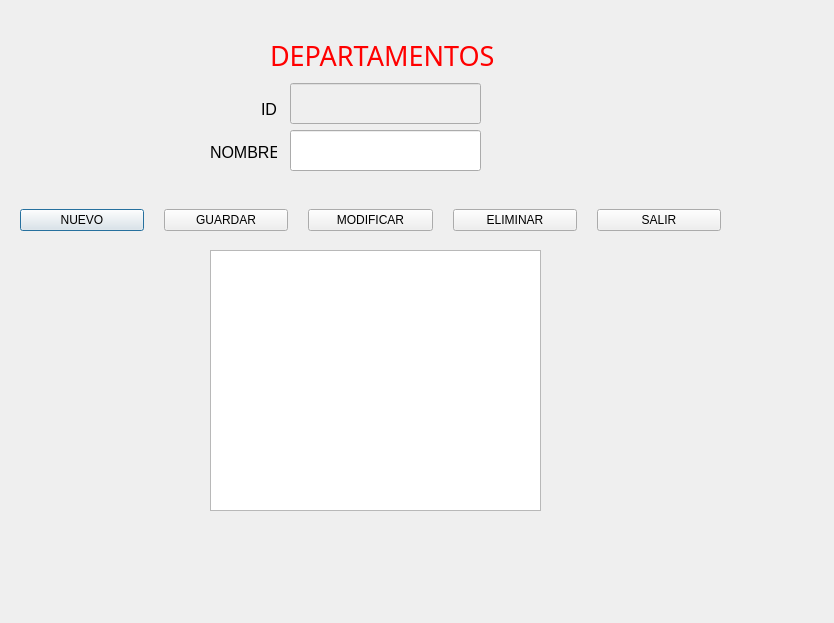
<?xml version="1.0" encoding="UTF-8"?>
<ui version="4.0">
 <class>Departamentos</class>
 <widget class="QDialog" name="Departamentos">
  <property name="geometry">
   <rect>
    <x>0</x>
    <y>0</y>
    <width>834</width>
    <height>623</height>
   </rect>
  </property>
  <property name="windowTitle">
   <string>Departamentos</string>
  </property>
  <property name="accessibleDescription">
   <string>Departamentos</string>
  </property>
  <widget class="QLineEdit" name="txtId">
   <property name="enabled">
    <bool>false</bool>
   </property>
   <property name="geometry">
    <rect>
     <x>290</x>
     <y>83</y>
     <width>191</width>
     <height>41</height>
    </rect>
   </property>
  </widget>
  <widget class="QLineEdit" name="txtNombre">
   <property name="geometry">
    <rect>
     <x>290</x>
     <y>130</y>
     <width>191</width>
     <height>41</height>
    </rect>
   </property>
  </widget>
  <widget class="QLabel" name="label">
   <property name="geometry">
    <rect>
     <x>270</x>
     <y>40</y>
     <width>251</width>
     <height>31</height>
    </rect>
   </property>
   <property name="font">
    <font>
     <family>MV Boli</family>
     <pointsize>20</pointsize>
     <underline>false</underline>
    </font>
   </property>
   <property name="styleSheet">
    <string notr="true">color: rgb(255, 0, 0);</string>
   </property>
   <property name="text">
    <string>DEPARTAMENTOS</string>
   </property>
   <property name="textFormat">
    <enum>Qt::TextFormat::AutoText</enum>
   </property>
  </widget>
  <widget class="QTableView" name="tablaDepartamentos">
   <property name="geometry">
    <rect>
     <x>210</x>
     <y>250</y>
     <width>331</width>
     <height>261</height>
    </rect>
   </property>
  </widget>
  <widget class="QWidget" name="layoutWidget">
   <property name="geometry">
    <rect>
     <x>210</x>
     <y>90</y>
     <width>67</width>
     <height>81</height>
    </rect>
   </property>
   <layout class="QVBoxLayout" name="_2">
    <item>
     <widget class="QLabel" name="labelId">
      <property name="font">
       <font>
        <family>Segoe UI</family>
        <pointsize>12</pointsize>
       </font>
      </property>
      <property name="text">
       <string>ID</string>
      </property>
      <property name="alignment">
       <set>Qt::AlignmentFlag::AlignRight|Qt::AlignmentFlag::AlignTrailing|Qt::AlignmentFlag::AlignVCenter</set>
      </property>
     </widget>
    </item>
    <item>
     <widget class="QLabel" name="labelNombre">
      <property name="font">
       <font>
        <family>Segoe UI</family>
        <pointsize>12</pointsize>
       </font>
      </property>
      <property name="text">
       <string>NOMBRE</string>
      </property>
     </widget>
    </item>
   </layout>
  </widget>
  <widget class="QWidget" name="layoutWidget">
   <property name="geometry">
    <rect>
     <x>20</x>
     <y>200</y>
     <width>701</width>
     <height>41</height>
    </rect>
   </property>
   <layout class="QHBoxLayout" name="horizontalLayout">
    <property name="spacing">
     <number>20</number>
    </property>
    <item>
     <widget class="QPushButton" name="btnNuevo">
      <property name="text">
       <string>NUEVO</string>
      </property>
      <property name="icon">
       <iconset theme="QIcon::ThemeIcon::FolderNew"/>
      </property>
     </widget>
    </item>
    <item>
     <widget class="QPushButton" name="btnGuardar">
      <property name="text">
       <string>GUARDAR</string>
      </property>
      <property name="icon">
       <iconset theme="QIcon::ThemeIcon::DocumentSave"/>
      </property>
     </widget>
    </item>
    <item>
     <widget class="QPushButton" name="btnModificar">
      <property name="text">
       <string>MODIFICAR</string>
      </property>
      <property name="icon">
       <iconset theme="QIcon::ThemeIcon::MailMessageNew"/>
      </property>
     </widget>
    </item>
    <item>
     <widget class="QPushButton" name="btnEliminar">
      <property name="text">
       <string>ELIMINAR</string>
      </property>
      <property name="icon">
       <iconset theme="QIcon::ThemeIcon::ApplicationExit"/>
      </property>
     </widget>
    </item>
    <item>
     <widget class="QPushButton" name="btnCerrar">
      <property name="text">
       <string>SALIR</string>
      </property>
      <property name="icon">
       <iconset theme="QIcon::ThemeIcon::SystemLogOut"/>
      </property>
      <property name="iconSize">
       <size>
        <width>20</width>
        <height>20</height>
       </size>
      </property>
     </widget>
    </item>
   </layout>
  </widget>
 </widget>
 <resources/>
 <connections/>
</ui>
